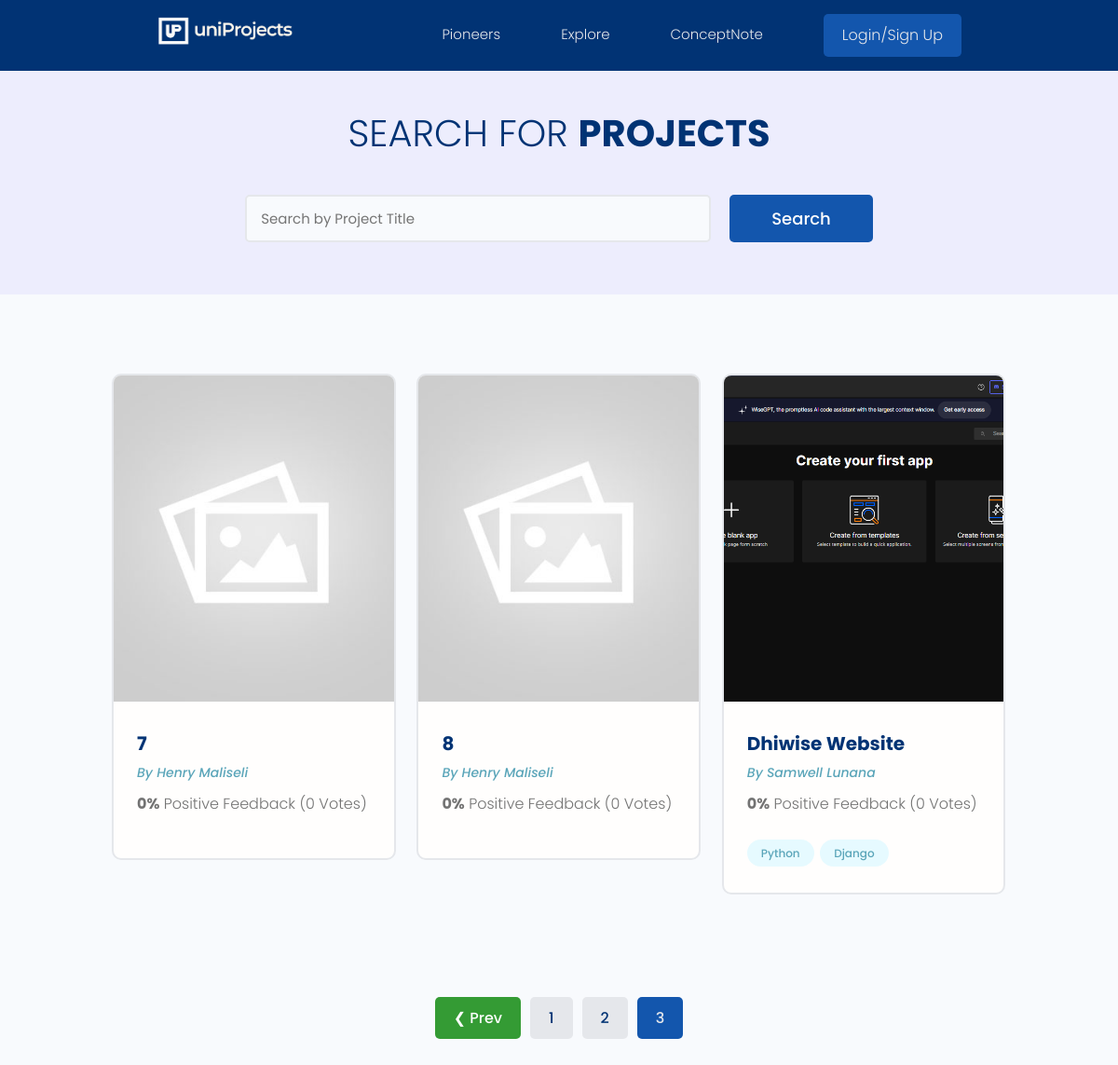
/projects/?page=3, run on an earlier commit of the app's database.
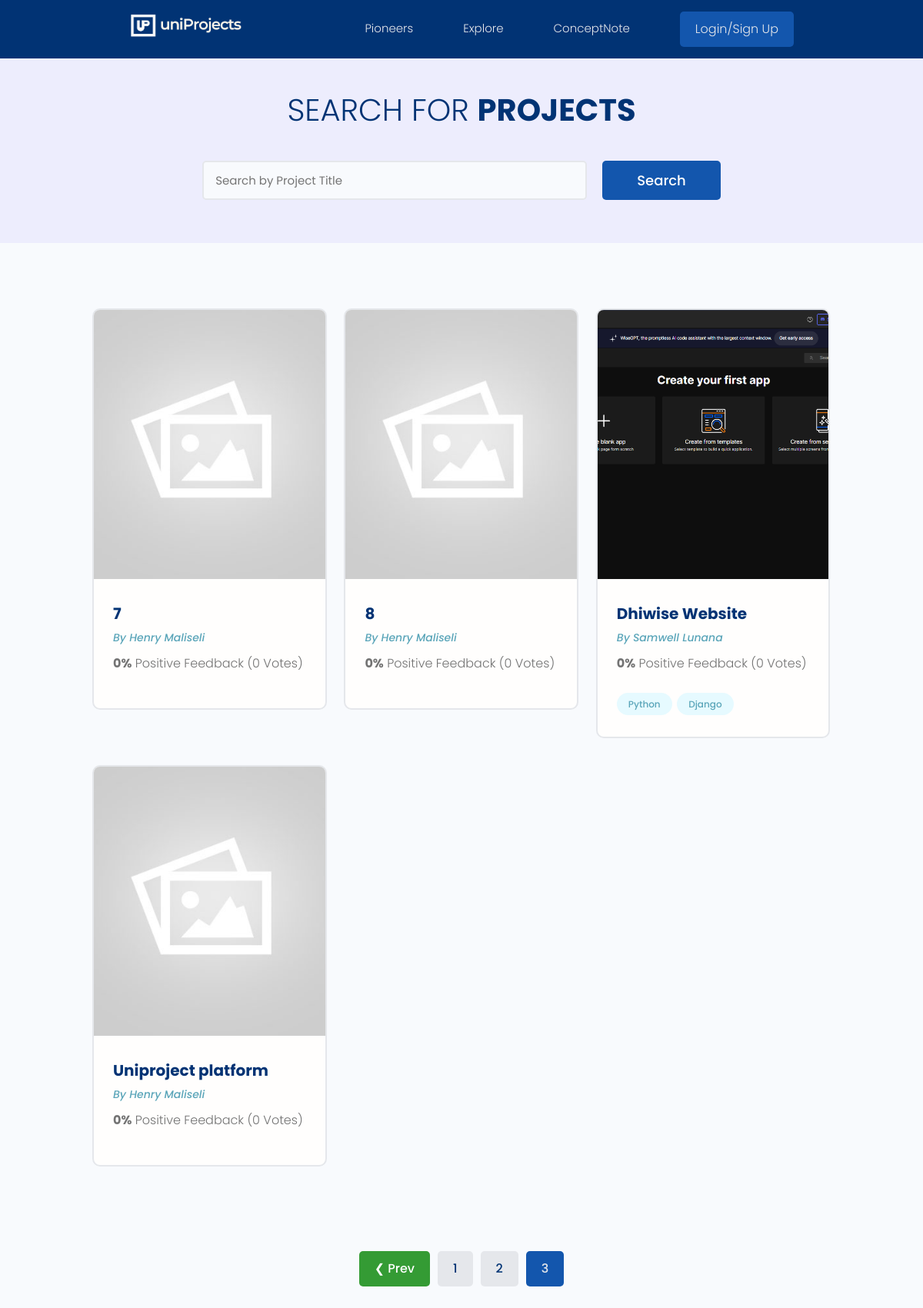
And on a later commit of the database.
### projects/models.py (models this page shows, shortened)
class Project(models.Model):
    owner = models.ForeignKey(Profile, null=True,blank=True, on_delete=models.CASCADE)
    title = models.CharField(max_length = 200)
    description = models.TextField(null = True, blank = True)
    featured_image = models.ImageField(null=True, blank=True, default="default.jpg")
    demo_link = models.CharField(max_length = 2000, null = True, blank = True)
    source_link = models.CharField(max_length = 2000, null = True, blank = True)
    tags = models.ManyToManyField('Tag', blank=True)
    vote_total = models.IntegerField(default=0,null=True, blank = True)
    vote_ratio = models.IntegerField(default=0,null=True, blank = True)
    created = models.DateTimeField(auto_now_add = True)
    id = models.UUIDField(default=uuid.uuid4, unique = True,
                          primary_key = True, editable = False)
    class Meta:
        ordering = ['-vote_ratio', '-vote_total', 'title']

class Tag(models.Model):
    name = models.CharField(max_length = 200)
    created = models.DateTimeField(auto_now_add = True)
    id = models.UUIDField(default=uuid.uuid4, unique = True,
                          primary_key = True, editable = False)
    def __str__(self):
        return self.name

### users/models.py (models this page shows, shortened)
class Profile(models.Model):
    user = models.OneToOneField(User, on_delete=models.CASCADE, null=True, blank=True)
    name = models.CharField(max_length=200, blank=True, null=True)
    email = models.EmailField(max_length=500, blank=True, null=True)
    username = models.CharField(max_length=200, blank=True, null=True)
    location = models.CharField(max_length=200, blank=True, null=True)
    short_intro = models.CharField(max_length=200, blank=True, null=True)
    bio = models.TextField(blank=True, null=True)
    profile_image = models.ImageField(null=True, blank=True, upload_to='profiles/', default="profiles/user.jpeg")
    social_github = models.CharField(max_length=200, blank=True, null=True)
    social_twitter = models.CharField(max_length=200, blank=True, null=True)
    social_linkedin = models.CharField(max_length=200, blank=True, null=True)
    social_youtube = models.CharField(max_length=200, blank=True, null=True)
    social_website = models.CharField(max_length=200, blank=True, null=True)
    created = models.DateTimeField(auto_now_add = True)
    id = models.UUIDField(default=uuid.uuid4, unique = True,
                          primary_key = True, editable = False)

### projects/views.py (the view)
# urls.py: path('projects/',views.projects, name='projects'),
def projects(request):
    projects, search_query = searchProjects(request)
    custom_range, projects = paginateProjects(request, projects, 6)
    context = {
                'projects': projects,
                'search_query':search_query,
                'custom_range':custom_range,
                }
    return render(request, 'projects/projects.html', context)

### projects/utils.py (called while the page is built)
def paginateProjects(request, projects, results):
    page = request.GET.get('page')
    paginator = Paginator(projects, results)
    try:
       projects = paginator.page(page)
    except PageNotAnInteger:
        page = 1
        projects = paginator.page(page)
    except EmptyPage:
        page = paginator.num_pages
        projects = paginator.page(page)
    leftIndex = (int(page) - 4)
    if leftIndex < 1:
        leftIndex= 1
    rightIndex = (int(page)+5)
    if rightIndex > paginator.num_pages:
        rightIndex = paginator.num_pages + 1
    custom_range = range(leftIndex, rightIndex)
    return custom_range, projects

def searchProjects(request):
    search_query = ''
    if request.GET.get('search_query'):
        search_query = request.GET.get('search_query')
    tags = Tag.objects.filter(name__icontains=search_query)
    projects = Project.objects.distinct().filter(
        Q(title__icontains=search_query) |
        Q(description__icontains=search_query) |
        Q(owner__name__icontains=search_query) |
        Q(tags__in=tags)
    )
    return projects, search_query

### projects/templates/projects/projects.html (shortened to what this page needs)
{% extends 'main.html' %}
{% block content %}
<main class="projects">
    <section class="hero-section text-center">
      <div class="container container--narrow">
        <div class="hero-section__box">
          <h2>Search for <span>Projects</span></h2>
        </div>
        <div class="hero-section__search">
          <form class="form" action="{% url 'projects' %}" method="get">
            <div class="form__field">
              <input class="input input--text" id="formInput#search" type="text" name="search_query"
                placeholder="Search by Project Title" value="{{search_query}}" />
            </div>
            <input class="btn btn--sub btn--lg" type="submit" value="Search" />
          </form>
        </div>
    </div>
    </section>
    <section class="projectsList">
      <div class="container">
        <div class="grid grid--three">
        {% for project in projects %}
          <div class="column">
            <div class="card project">
              <a href="{% url 'project' project.id %}" class="project">
                <img class="project__thumbnail" src="{{project.featured_image.url}}" alt="project thumbnail" />
                <div class="card__body">
                  <h3 class="project__title"> <td>{{project.title}}</td></h3>
                  <p><a class="project__author" href="{% url 'user-profile' project.owner.id %}">By {{project.owner.name}}</a></p>
                  <p class="project--rating">
                    <span style="font-weight: bold;">{{project.vote_ratio}}%</span> Positive
                    Feedback ({{project.vote_total}} Vote{{project.vote_total|pluralize:"s"}})
                  </p>
                  <div class="project__tags">
                    {% for tag in project.tags.all  %}
                    <span class="tag tag--pill tag--main">
                      <small>{{ tag }}</small>
                    </span>
                    {% endfor %}
                  </div>
                </div>
              </a>
            </div>
          </div>
          {% endfor %}
        </div>
      </div>
    </section>
    {% include 'pagination.html' with queryset=projects custom_range=custom_range%}
  </main>
{% endblock content %}

What changed in the data, as far as the page shows it:
added Project: featured_image (placeholder picture), title "Uniproject platform", owner.name "Henry Maliseli", vote_ratio "0", vote_total "0"
